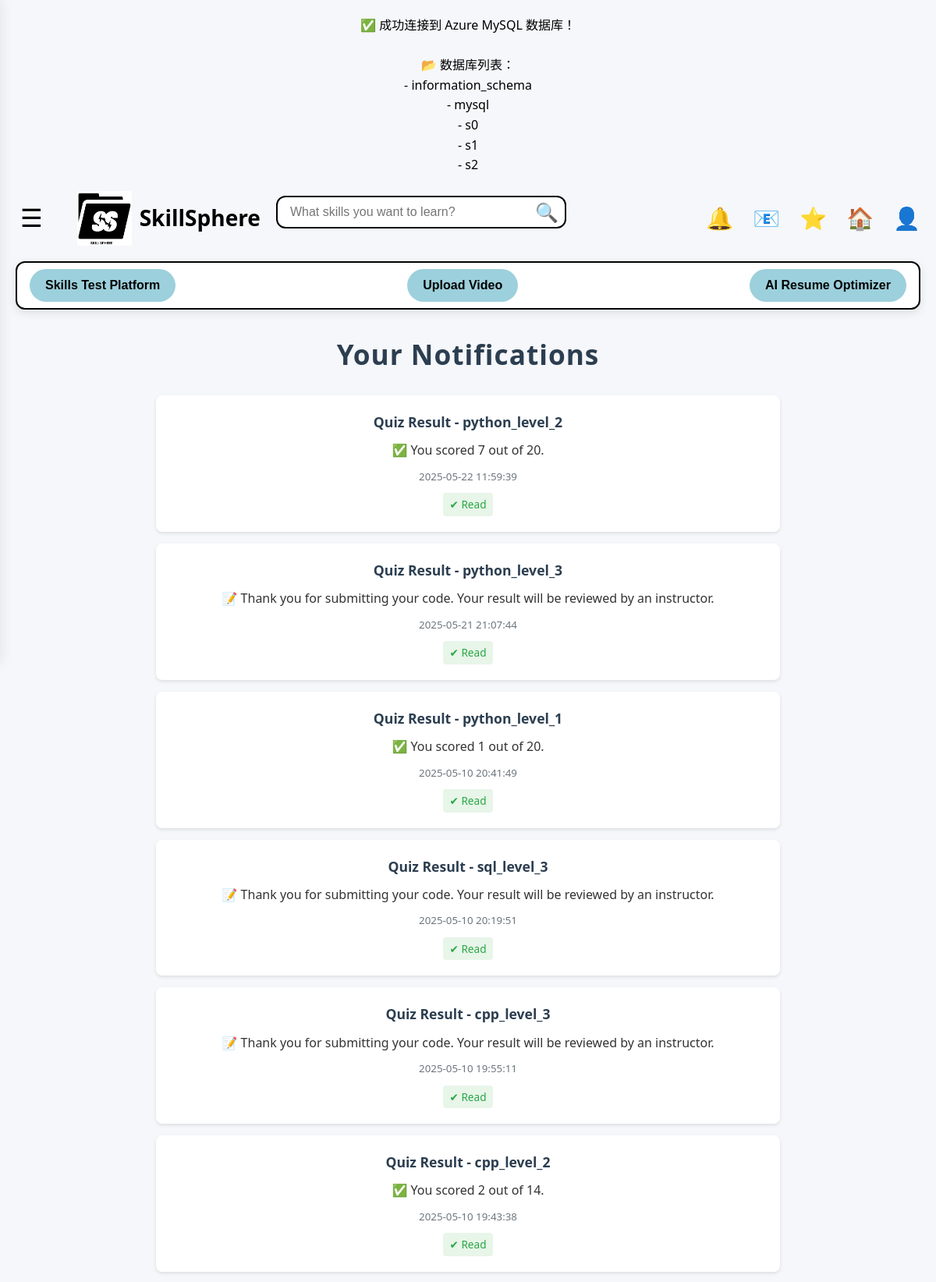
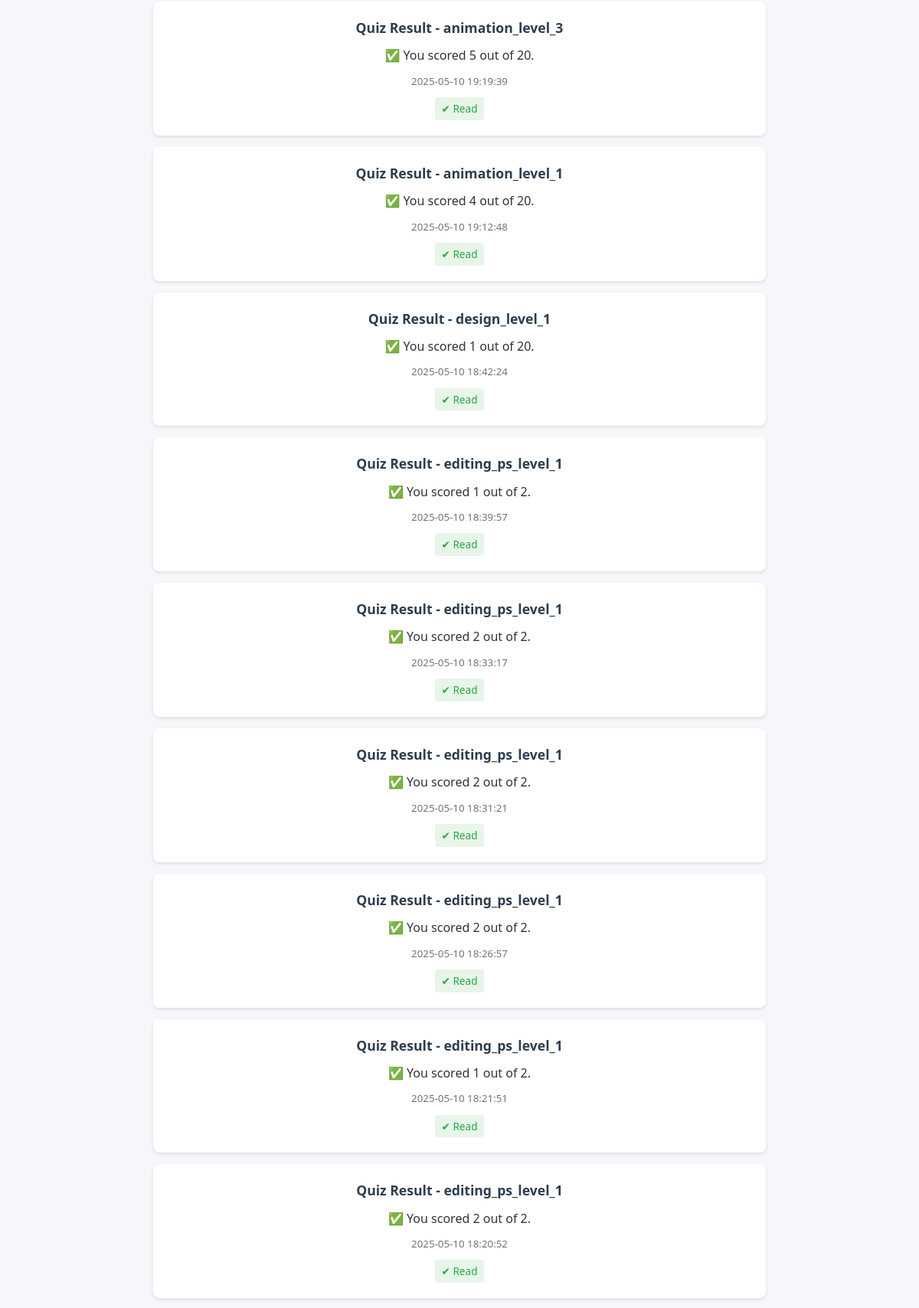
Screenshot of /templates/notification.php (signed in, upper part) with the database file from the repository (2 pictures, top to bottom).
### tables this page shows
CREATE TABLE `notifications` (
  `id` int(11) NOT NULL,
  `user_id` int(11) NOT NULL,
  `title` varchar(255) NOT NULL,
  `message` text NOT NULL,
  `is_read` tinyint(1) DEFAULT 0,
  `created_at` datetime DEFAULT current_timestamp(),
  `type` varchar(50) DEFAULT 'general'
);

### templates/notification.php (the view, shortened to what this page needs)
<?php
require_once 'db.php';
$user_id = $_SESSION['user_id'];
$stmt = $pdo->prepare("SELECT id, title, message, is_read, created_at FROM notifications WHERE user_id = ? ORDER BY created_at DESC");
$stmt->execute([$user_id]);
$notices = $stmt->fetchAll(PDO::FETCH_ASSOC);
?>
<!DOCTYPE html>
<html>
<head>
    <?php include 'nav.php'; ?>
</head>
<body>
    <div class="notification-section">
        <h2>Your Notifications</h2>
        <?php if (empty($notices)): ?>
            <div class="no-notifications">
                <p>No notifications at this time.</p>
            </div>
        <?php else: ?>
            <?php foreach ($notices as $note): ?>
                <div class="notice <?= !$note['is_read'] ? 'unread' : '' ?>">
                    <strong><?= htmlspecialchars($note['title']) ?></strong>
                    <div class="message"><?= nl2br(htmlspecialchars($note['message'])) ?></div>
                    <small><?= htmlspecialchars($note['created_at']) ?></small>
                    <?php if (!$note['is_read']): ?>
                        <form method="post" style="margin-top: 15px;">
                            <input type="hidden" name="mark_read" value="<?= $note['id'] ?>">
                            <button type="submit">Mark as Read</button>
                        </form>
                    <?php else: ?>
                        <span class="read-label">✔ Read</span>
                    <?php endif; ?>
                </div>
            <?php endforeach; ?>
        <?php endif; ?>
    </div>
</body>
</html>

### templates/style.css (style rules this page uses)
body { font-family: Arial, sans-serif; margin: 0; padding: 0; text-align: center; background-color: white; }

### templates/nav.php (style rules this page uses)
body { font-family: 'Segoe UI', Arial, sans-serif; padding: 20px; }
h2 { text-align: center; margin-bottom: 30px; color: #1a5ca4; font-size: 2.2em; letter-spacing: 1px; }
body { font-family: 'Segoe UI', Tahoma, Geneva, Verdana, sans-serif; line-height: 1.6; background-color: #f5f7fa; margin: 0; padding: 20px; }

### templates/notification.php (style rules this page uses)
.notification-section { max-width: 800px; margin: 20px auto; padding: 0 20px; }
.notification-section h2 { color: #2c3e50; margin-bottom: 25px; text-align: center; font-weight: 600; }
.notice { background: white; padding: 20px; margin-bottom: 15px; border-radius: 8px; box-shadow: 0 2px 4px rgba(0,0,0,0.1); transition: transform 0.2s ease, box-shadow 0.2s ease; }
.notice strong { color: #2c3e50; font-size: 1.1em; display: block; margin-bottom: 8px; }
.notice .message { color: #333; margin: 10px 0; }
.notice small { color: #6c757d; display: block; margin-top: 10px; }
.read-label { font-size: 0.85em; color: #28a745; display: inline-block; margin-top: 10px; padding: 4px 8px; background-color: #e8f5e9; border-radius: 4px; }

### rows the page displays
notifications: title "Quiz Result - python_level_2", message "✅ You scored 7 out of 20.", created_at "2025-05-22 11:59:39", is_read "✔ Read"
notifications: title "Quiz Result - python_level_3", message "📝 Thank you for submitting your code. Your result will be reviewed by an instructor.", created_at "2025-05-21 21:07:44", is_read "✔ Read"
notifications: title "Quiz Result - python_level_1", message "✅ You scored 1 out of 20.", created_at "2025-05-10 20:41:49", is_read "✔ Read"
notifications: title "Quiz Result - sql_level_3", message "📝 Thank you for submitting your code. Your result will be reviewed by an instructor.", created_at "2025-05-10 20:19:51", is_read "✔ Read"
notifications: title "Quiz Result - cpp_level_3", message "📝 Thank you for submitting your code. Your result will be reviewed by an instructor.", created_at "2025-05-10 19:55:11", is_read "✔ Read"
notifications: title "Quiz Result - cpp_level_2", message "✅ You scored 2 out of 14.", created_at "2025-05-10 19:43:38", is_read "✔ Read"
notifications: title "Quiz Result - animation_level_3", message "✅ You scored 5 out of 20.", created_at "2025-05-10 19:19:39", is_read "✔ Read"
notifications: title "Quiz Result - animation_level_1", message "✅ You scored 4 out of 20.", created_at "2025-05-10 19:12:48", is_read "✔ Read"
notifications: title "Quiz Result - design_level_1", message "✅ You scored 1 out of 20.", created_at "2025-05-10 18:42:24", is_read "✔ Read"
notifications: title "Quiz Result - editing_ps_level_1", message "✅ You scored 1 out of 2.", created_at "2025-05-10 18:39:57", is_read "✔ Read"
notifications: title "Quiz Result - editing_ps_level_1", message "✅ You scored 2 out of 2.", created_at "2025-05-10 18:33:17", is_read "✔ Read"
notifications: title "Quiz Result - editing_ps_level_1", message "✅ You scored 2 out of 2.", created_at "2025-05-10 18:31:21", is_read "✔ Read"
notifications: title "Quiz Result - editing_ps_level_1", message "✅ You scored 2 out of 2.", created_at "2025-05-10 18:26:57", is_read "✔ Read"
notifications: title "Quiz Result - editing_ps_level_1", message "✅ You scored 1 out of 2.", created_at "2025-05-10 18:21:51", is_read "✔ Read"
notifications: title "Quiz Result - editing_ps_level_1", message "✅ You scored 2 out of 2.", created_at "2025-05-10 18:20:52", is_read "✔ Read"

### other values shown
$row['Database'] "information_schema"
$row['Database'] "mysql"
$row['Database'] "s0"
$row['Database'] "s1"
$row['Database'] "s2"
